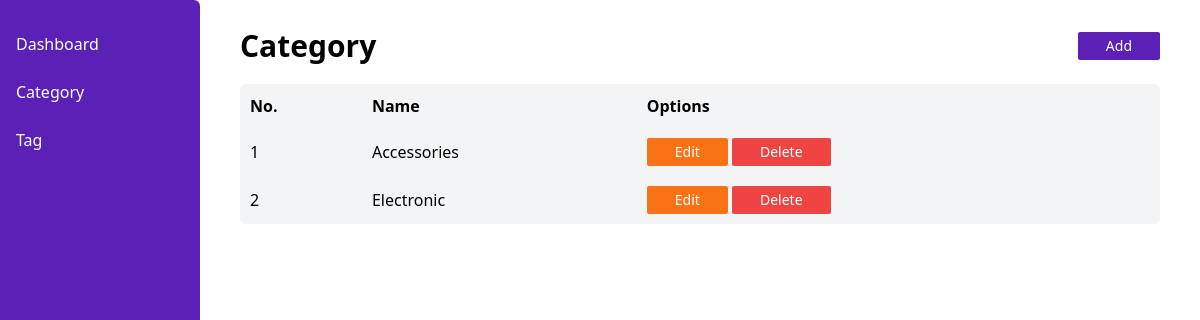
/category.php, run on an earlier commit of the app's database.
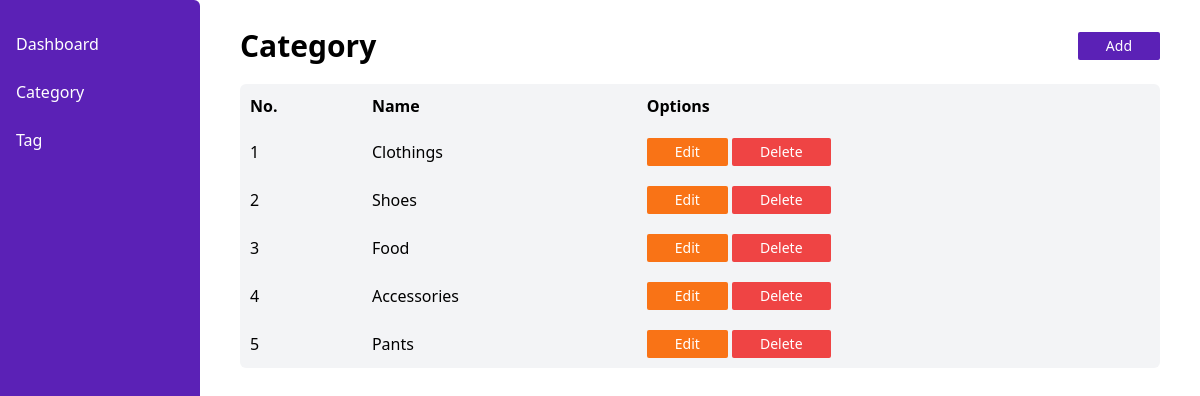
And on a later commit of the database.
### tables this page shows
CREATE TABLE `categories` (
  `id` int NOT NULL,
  `name` varchar(50) NOT NULL,
  `created_at` timestamp NOT NULL DEFAULT CURRENT_TIMESTAMP,
  `updated_at` datetime DEFAULT NULL,
  `deleted_at` datetime DEFAULT NULL
);

### app/classes/DB.php (called while the page is built)
<?php
class DB
{
    private $host = "mysql";
    private $user = "root";
    private $password = "root";
    private $db = "pos_php";
    public function connect()
    {
        try {
            $pdo = new PDO("mysql:host=".$this->host.";dbname=".$this->db.";", $this->user, $this->password);
            $pdo->setAttribute(PDO::ATTR_ERRMODE, PDO::ERRMODE_EXCEPTION);
            return $pdo;
        } catch (PDOException $e) {
            echo "ERROR: " . $e->getMessage();
        }
    }
}

### app/classes/Category.php (called while the page is built, shortened)
<?php
class Category
{
    private $con;
    public function __construct()
    {
        $db = new DB();
        $this->con = $db->connect();
    }
    public function index()
    {
        $sql = "SELECT * FROM `categories` WHERE `deleted_at` IS NULL ORDER BY `id` DESC";
        $stmt = $this->con->prepare($sql);
        $stmt->execute();
        $res = $stmt->fetchAll(PDO::FETCH_OBJ);
        return $res;
    }
}
?>

### category.php (the view, shortened to what this page needs)
<?php
include_once "includes/header.php";
$category = new Category();
$data = $category->index();
$i = 1;
?>
<div class="flex justify-between items-center">
    <h1 class="text-3xl font-bold">Category</h1>
    <button onclick="toggleModal('#add-category')" class="bg-violet-800 hover:bg-violet-500 px-7 py-1 text-white block text-sm rounded-sm">Add</button>
</div>
<table class="w-full mt-5 bg-gray-100 table-auto rounded-md">
    <thead>
        <tr>
            <th class="text-left">No.</th>
            <th class="text-left">Name</th>
            <th class="text-left">Options</th>
        </tr>
    </thead>
    <tbody>
        <?php foreach ($data as $item): ?>
            <tr class="hover:bg-gray-200">
                <td><?= $i; $i++; ?></td>
                <td><?= $item->name; ?></td>
                <td>
                    <button onclick="toggleModal('#edit-category', <?= $item->id; ?>)" class="bg-orange-500 hover:bg-orange-600 px-7 py-1 text-white text-sm rounded-sm">Edit</button>
                    <button onclick="toggleModal('#destroy-category', <?= $item->id; ?>)" class="bg-red-500 hover:bg-red-600 px-7 py-1 text-white text-sm rounded-sm">Delete</button>
                </td>
            </tr>
        <?php endforeach; ?>
    </tbody>
</table>
<?php include_once "includes/footer.php"; ?>

### includes/header.php (shortened to what this page needs)
<!DOCTYPE html>
<html lang="en">
<head>
    <link rel="stylesheet" href="assets/css/style.css">
</head>
<body class="static">
    <main class="flex">
        <?php include_once "side-bar.php"; ?>
        <section class="w-10/12 py-7 px-10">

### includes/side-bar.php
<aside class="bg-violet-800 h-screen w-2/12 text-white rounded-r-md">
    <ul class="px-1 py-5">
        <li><a href="index.php" class="nav-link">Dashboard</a></li>
        <li><a href="category.php" class="nav-link">Category</a></li>
        <li><a href="tag.php" class="nav-link">Tag</a></li>
    </ul>
</aside>

### includes/footer.php (shortened to what this page needs)
        </section>
    </main>
    <script src="https://cdn.tailwindcss.com"></script>
    <script src="https://cdn.tailwindcss.com?plugins=forms,typography,aspect-ratio,line-clamp"></script>
    <script src="assets/js/tailwind.config.js"></script>
</body>
</html>

### assets/css/style.css (style rules this page uses)
th, td { padding: 10px; }
tr { cursor: pointer; }

What changed in the data, as far as the page shows it:
added categories: name "Clothings"
added categories: name "Shoes"
added categories: name "Food"
changed categories: name "Electronic" → "Pants"
